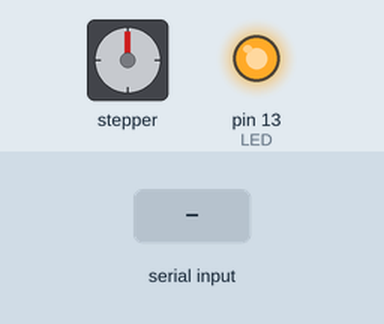
This sketch was run on a simulated Arduino Uno, built with avr-gcc and run on an emulated ATmega328P. Parts: stepper motor, output pins drawn as LEDs (lit = HIGH). Wiring (inferred from the names in the program): stepper motor driver (200 steps per turn assumed): step pin 11; direction pin 12. The inputs (shaded band) are chosen by the test bench. Pins used as bus, display or sensor lines are not drawn; what the sketch prints to the serial monitor is not drawn.

Above: at 1.2 s.
1.3 s: "90:45\n" received over Serial
At 1.7 s:
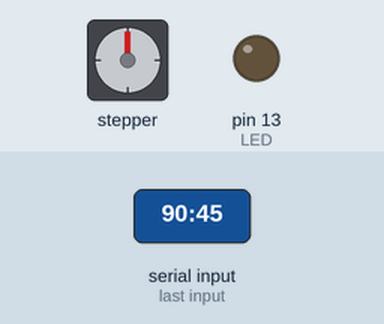
Timing chart, 0 to 4.3 s (numbered marks = the images above; inputs shaded):
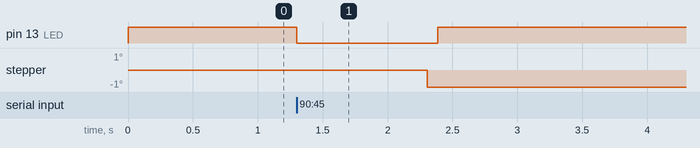

The sketch:

seilbahn.ino
```cpp
#define LED 13
#define STEP 11
#define DIR 12
#define TRIGGER1 2
#define ECHO1 4
#define TRIGGER2 7
#define ECHO2 8

//defines variables
long duration;
int distance;

// the setup routine runs once when you press reset:
void setup() {
  // initialize the digital pin as an output.
  pinMode(LED, OUTPUT);
  pinMode(STEP, OUTPUT);
  pinMode(DIR, OUTPUT);
  pinMode(TRIGGER1, OUTPUT);
  pinMode(ECHO1, INPUT);
  pinMode(TRIGGER2, OUTPUT);
  pinMode(ECHO2, INPUT);
  Serial.begin(9600); // opens serial port, sets data rate to 9600 bps
}

//Stringvalue parsing "1:val_1&2:val_2"
String getValue(String data, char separator, int index)
{
  int found = 0;
  int strIndex[] = { 0, -1 };
  int maxIndex = data.length() - 1;

  for (int i = 0; i <= maxIndex && found <= index; i++) {
    if (data.charAt(i) == separator || i == maxIndex) {
      found++;
      strIndex[0] = strIndex[1] + 1;
      strIndex[1] = (i == maxIndex) ? i + 1 : i;
    }
  }
  return found > index ? data.substring(strIndex[0], strIndex[1]) : "";
}

bool ultrasonic(int *step_value, int *dir_value, int trigger_pin, int echo_pin) {
  // Clears the trigPin
  digitalWrite(trigger_pin, LOW);
  delayMicroseconds(2);
  // Sets the trigPin on HIGH state for 10 micro seconds
  digitalWrite(trigger_pin, HIGH);
  delayMicroseconds(10);
  digitalWrite(trigger_pin, LOW);
  // Reads the echoPin, returns the sound wave travel time in microseconds
  duration = pulseIn(echo_pin, HIGH);
  // Calculating the distance
  distance = duration * 0.034 / 2;
  // Prints the distance on the Serial Monitor
  Serial.print("Distance: ");
  Serial.println(distance);
  if (distance <= 20)
  {
    *step_value == 0;
    return false;
  }
  return true;
}

//Sets data of motor inputs with errorhandling
bool setMotorData(int *step_value, int *dir_value) // returns true if calculation was successfull
{
  if (*step_value < 0 | *step_value > 255)
  {
    Serial.print("ERROR: step_value out of range\n");
    analogWrite(STEP, 0); // set if error happend
    return false;
  }
  analogWrite(STEP, *step_value);
  if (*dir_value < 1 | *dir_value > 2)
  {
    Serial.print("ERROR: dir_value out of range\n");
    return false;
  }
  if (*dir_value == 1)
  {
    digitalWrite(DIR, HIGH);
    if(!ultrasonic(step_value, dir_value, TRIGGER1, ECHO1))
    {
        Serial.print("DEBUG: reaching wall stopping engine\n");
    }
  }
  else if (*dir_value == 2)
  {
    digitalWrite(DIR, LOW);
    if(!ultrasonic(step_value, dir_value, TRIGGER2, ECHO2))
    {
        Serial.print("DEBUG:  reaching wall stopping engine\n");
    }
  }
  return true;
}

void loop() {
  if (Serial.available() > 0) {
    digitalWrite(LED, LOW);
    String incommingString = Serial.readString();

    int step_value = getValue(incommingString, ':', 1).toInt();
    int dir_value = getValue(incommingString, ':', 2).toInt();
    Serial.print("received data: ");
    String printString = String(step_value) + "; " + String(dir_value) + "\n";
    Serial.print(printString);
    if (setMotorData(&step_value, &dir_value))
    {
      Serial.print("set data successfull\n");
    }
    else
    {
      Serial.print("ERROR: data could not be set\n");
    }
    Serial.flush();
  }
  else
  {
    digitalWrite(LED, HIGH);
  }
}
```
